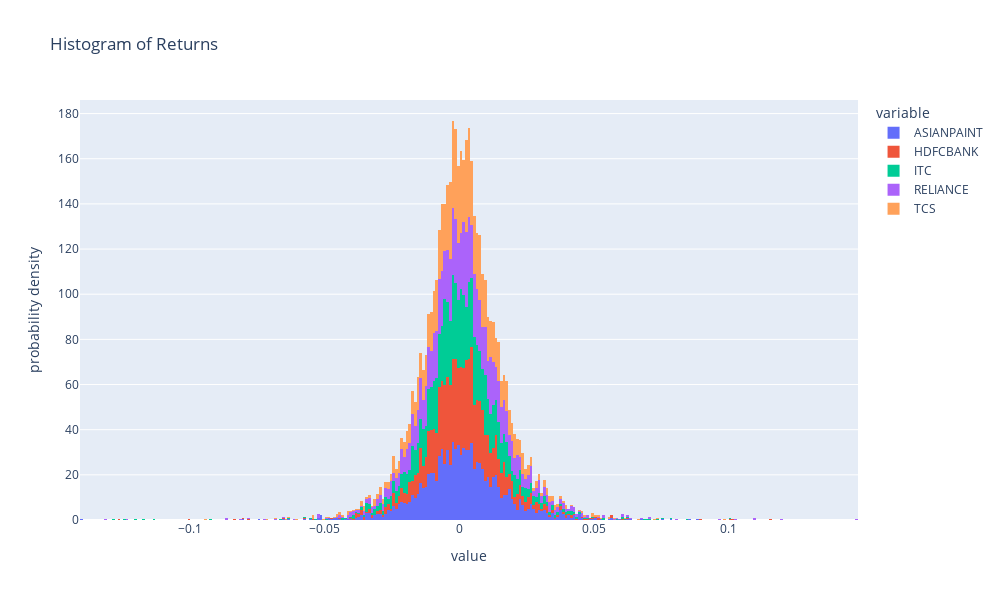

Notebook code cell kept with this figure:
### Code cell
# Plot histogram
px.histogram(returns,
             histnorm='probability density',
             title='Histogram of Returns',
             barmode='relative')

### Figure 1 — Plotly figure (JSON) as saved in the notebook; plotly's stock layout.template omitted (floating-point values rounded to 4 significant figures; data arrays with more than 128 entries replaced by an {"elided": "..."} marker saying what was removed)
{"data": [{"alignmentgroup": "True", "bingroup": "x", "histnorm": "probability density", "hovertemplate": "variable=ASIANPAINT<br>value=%{x}<br>probability density=%{y}<extra></extra>", "legendgroup": "ASIANPAINT", "marker": {"color": "#636efa", "pattern": {"shape": ""}}, "name": "ASIANPAINT", "offsetgroup": "ASIANPAINT", "orientation": "v", "showlegend": true, "type": "histogram", "x": {"elided": "1975 float values"}, "xaxis": "x", "yaxis": "y"}, {"alignmentgroup": "True", "bingroup": "x", "histnorm": "probability density", "hovertemplate": "variable=HDFCBANK<br>value=%{x}<br>probability density=%{y}<extra></extra>", "legendgroup": "HDFCBANK", "marker": {"color": "#EF553B", "pattern": {"shape": ""}}, "name": "HDFCBANK", "offsetgroup": "HDFCBANK", "orientation": "v", "showlegend": true, "type": "histogram", "x": {"elided": "1975 float values"}, "xaxis": "x", "yaxis": "y"}, {"alignmentgroup": "True", "bingroup": "x", "histnorm": "probability density", "hovertemplate": "variable=ITC<br>value=%{x}<br>probability density=%{y}<extra></extra>", "legendgroup": "ITC", "marker": {"color": "#00cc96", "pattern": {"shape": ""}}, "name": "ITC", "offsetgroup": "ITC", "orientation": "v", "showlegend": true, "type": "histogram", "x": {"elided": "1975 float values"}, "xaxis": "x", "yaxis": "y"}, {"alignmentgroup": "True", "bingroup": "x", "histnorm": "probability density", "hovertemplate": "variable=RELIANCE<br>value=%{x}<br>probability density=%{y}<extra></extra>", "legendgroup": "RELIANCE", "marker": {"color": "#ab63fa", "pattern": {"shape": ""}}, "name": "RELIANCE", "offsetgroup": "RELIANCE", "orientation": "v", "showlegend": true, "type": "histogram", "x": {"elided": "1975 float values"}, "xaxis": "x", "yaxis": "y"}, {"alignmentgroup": "True", "bingroup": "x", "histnorm": "probability density", "hovertemplate": "variable=TCS<br>value=%{x}<br>probability density=%{y}<extra></extra>", "legendgroup": "TCS", "marker": {"color": "#FFA15A", "pattern": {"shape": ""}}, "name": "TCS", "offsetgroup": "TCS", "orientation": "v", "showlegend": true, "type": "histogram", "x": {"elided": "1975 float values"}, "xaxis": "x", "yaxis": "y"}], "layout": {"barmode": "relative", "height": 600, "legend": {"title": {"text": "variable"}, "tracegroupgap": 0}, "title": {"text": "Histogram of Returns"}, "width": 1000, "xaxis": {"anchor": "y", "domain": [0, 1], "title": {"text": "value"}}, "yaxis": {"anchor": "x", "domain": [0, 1], "title": {"text": "probability density"}}}}
